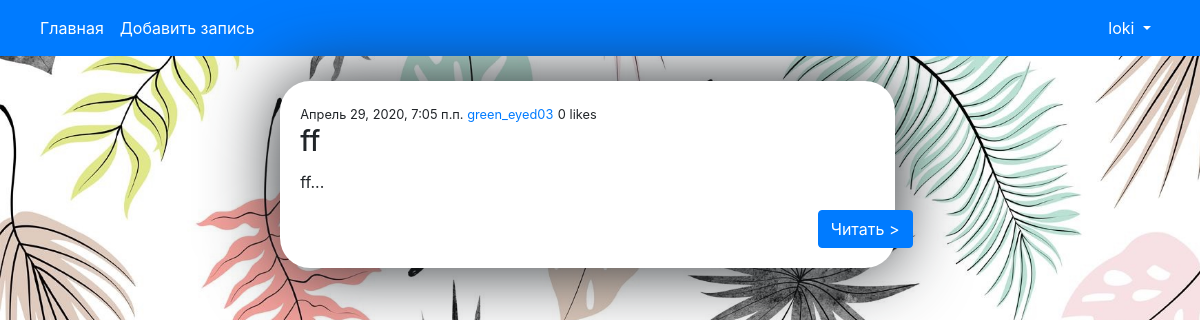
The app's page / (signed in), older data.
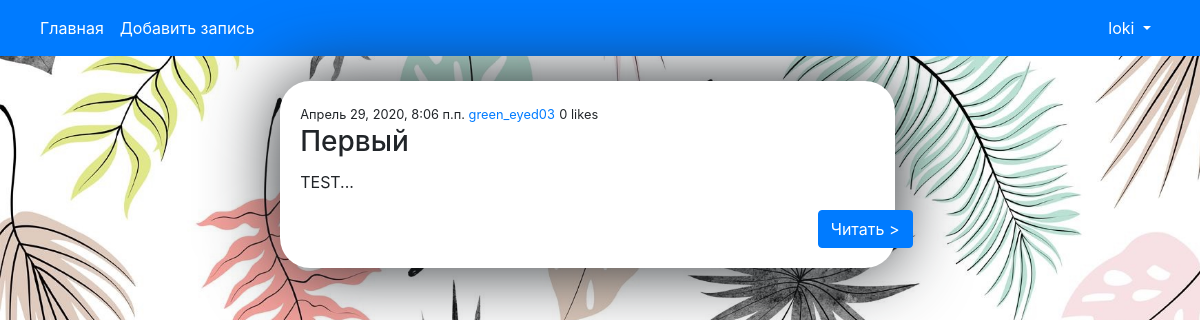
The same page, newer data.
### fun/models.py (models this page shows)
class Post(models.Model):
    author = models.ForeignKey(Author, on_delete=models.CASCADE)
    text = models.TextField()
    title = models.CharField(max_length=100)
    count_like = models.IntegerField(default=0)
    count_comment = models.IntegerField(default=0)
    pub_date = models.DateTimeField()
    themes = models.CharField(max_length=20, blank=True)
    tags = models.CharField(max_length=20, blank=True)

class Author(models.Model):
    user = models.ForeignKey(User, on_delete=models.CASCADE)
    about = models.CharField(max_length=256, blank=True)
    count_posts = models.IntegerField(default=0)
    count_fav = models.IntegerField(default=0)
    fav = models.TextField()
    my_fav = models.TextField()

### fun/views.py (the view)
# urls.py: path('', fv.posts, name='main'),
def posts(request):
    posts_list = Post.objects.all()
    texts_list = []
    for post in posts_list:
        s = post.text
        s = s[:444] + '...'
        texts_list.append(s)
    if posts_list:
        flag = True
    else:
        flag = False
    posts_list = reversed(posts_list)
    texts_list = reversed(texts_list)
    data = zip(list(posts_list), texts_list)
    flag_notification = notification_check(user_id=request.user.id)
    context = {'data': data, 'flag': flag, 'flag_notification': flag_notification}
    return render(request, 'fun/main.html', context)

### fun/views.py (called while the page is built)
def notification_check(user_id):
    my_posts = Post.objects.filter(author_id=user_id)
    likes = []
    comments = []
    for p in my_posts:
        likes.append(Like.objects.filter(post_id=p.id, flag=True))
        comments.append(Comment.objects.filter(post_id=p.id, flag=True))
    f_c = ''
    f_l = ''
    if likes:
        f_l = likes[0]
        if len(f_l) != 0:
            f_l = f_l[0]
    if comments:
        f_c = comments[0]
        if len(f_c) != 0:
            f_c = f_c[0]
    if f_c or f_l:
        flag = True
    else:
        flag = False
    return flag

### fun/templates/fun/main.html
{% extends "base.html" %}
{% block content %}
{% if flag %}
    {% for post, texts in data %}
        <div class="row" style="border-radius: 30px;">
            <div class="card" style="width: 50%; margin-left: 24%; margin-top: 2%; border: white; border-radius: 30px">
                <div class="card-body" style="box-shadow: 0 0 75px; border-radius: 30px;">
                  <small>{{ post.pub_date }} </small>
                  <small><a href="{% url 'author' post.author.id %}">{{ post.author.user.username }}</a></small>
                  <small>{{ post.count_like }} likes</small>
                  <h3 class="card-title">{{ post.title }}</h3>
                  <p class="card-text">{{ texts }}</p>
                  <a href="{% url 'post_details' post.id %}" class="btn btn-primary" style="margin-left: 90%">Читать ></a>
              </div>
          </div>
        </div>
    {% endfor %}
{% else %}
    <div class="card" style="width: 50%; margin-left: 24%; margin-top: 1%">
        <div class="card-body" style="box-shadow: 0 0 75px;">
            <h3 class="card-title">No posts are available.</h3>
        </div>
    </div>
{% endif %}
{% endblock %}

### fun/templates/base.html (shortened to what this page needs)
<!DOCTYPE html>
<html lang="ru">
<head>{% load static%}
    <link rel="stylesheet" href="https://stackpath.bootstrapcdn.com/bootstrap/4.4.1/css/bootstrap.min.css"
>
    <link rel="stylesheet" href="https://maxcdn.bootstrapcdn.com/bootstrap/4.0.0-alpha.4/css/bootstrap.min.css"/>
    <link rel="stylesheet" href="https://stackpath.bootstrapcdn.com/bootstrap/4.1.1/css/bootstrap.min.css"
>
    <link rel="stylesheet" href="https://ajax.googleapis.com/ajax/libs/jqueryui/1.12.1/themes/smoothness/jquery-ui.css">
</head>
<body style="background: url({% static 'fun/lists.jpg'%}) no-repeat fixed; background-size: cover;  ">
        <header>
            <nav class="navbar navbar-expand-lg navbar-dark" style="background-color: #007bff;">
              <div class="collapse navbar-collapse" id="navbarNavDropdown">
                <ul class="navbar-nav">
                  <li class="nav-item active">
                      <a class="nav-link" href="{% url 'main'%}">Главная</a>
                  </li>
                    {% if request.user.is_authenticated %}
                  <li class="nav-item active">
                      <a class="nav-link" href="{% url 'new_post' %}">Добавить запись</a>
                  </li>
                    </ul>
                        <div class="dropdown" style="position:absolute; right: 3%">
                          <button class="btn btn-block btn-primary dropdown-toggle" type="button"
                                  id="dropdownMenuButton" data-toggle="dropdown" aria-haspopup="true" aria-expanded="false">
                            {{ request.user.username }}
                          </button>
                        </div>
                    {% else %}
                        <p class="nav-item" style="position:absolute;right:0">
                            <a class="nav-link" href="{% url 'login' %}" style="color: white;">Войти</a>
                        </p>
                    {% endif %}
              </div>
            </nav>
        </header>
    {% block content %}{% endblock %}
</body>
</html>

Row changes from the older to the newer data that the page shows:
removed Post: pub_date "Апрель 29, 2020, 7:05 п.п.", author.user.username "green_eyed03", count_like "0", title "ff", texts "ff..."
added Post: pub_date "Апрель 29, 2020, 8:06 п.п.", author.user.username "green_eyed03", count_like "0", title "Первый", texts "TEST..."
